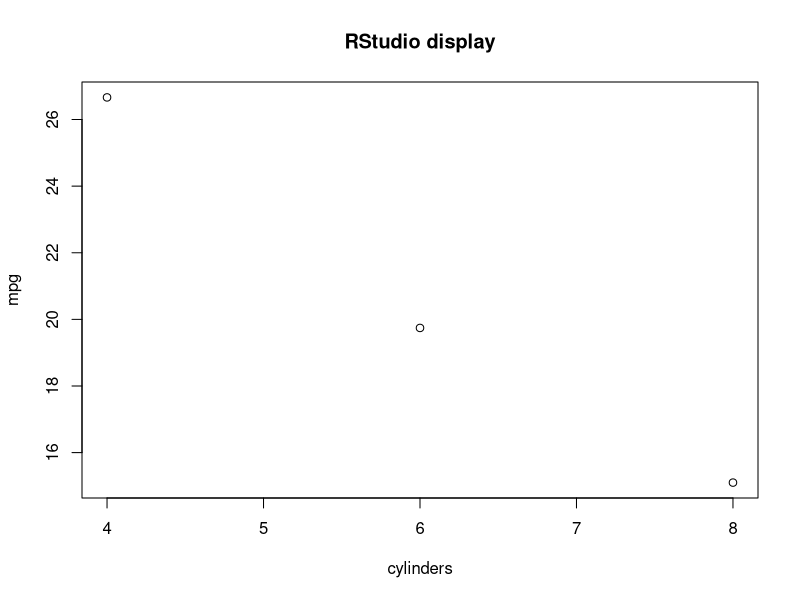

Here is the R script that generated this plot: (Note: this script raises an error after producing the figure.)
# normal function call
# this section should be omitted from the ddg!
f1 <- function(n)
{
	if( n == 0 )
		return(5)
	else
		return(n+1)
}

x <- f1(0)

# a plot to a pdf file (modified from Plot1)
data (mtcars)
allCars.df <- mtcars

cars4Cyl.df <- allCars.df[allCars.df$cyl == 4, ]
cars6Cyl.df <- allCars.df[allCars.df$cyl == 6, ]
cars8Cyl.df <- allCars.df[allCars.df$cyl == 8, ]

cylinders = c(4, 6, 8)
mpg = c(mean(cars4Cyl.df$mpg), mean(cars6Cyl.df$mpg), mean(cars8Cyl.df$mpg))

pdf ("plot.pdf")
plot(cylinders, mpg)
title("RStudio display")
dev.off()

# an error
as.roman(z)
